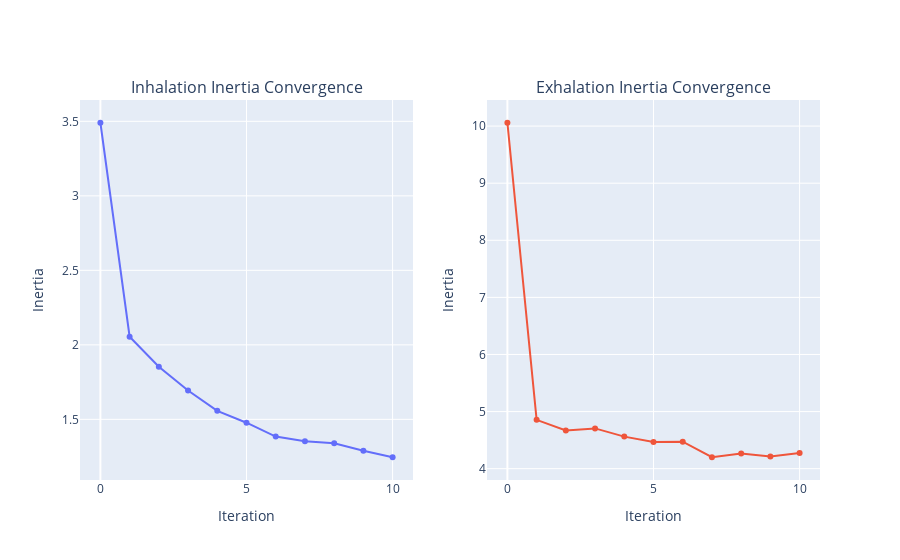

Here is the notebook cell this chart was saved with:
### Code cell
pipe.plot_intertia()

### Figure 1 — Plotly figure (JSON) as saved in the notebook; plotly's stock layout.template omitted (floating-point values rounded to 4 significant figures)
{"data": [{"type": "scatter", "xaxis": "x", "y": [3.49, 2.055, 1.853, 1.694, 1.557, 1.478, 1.385, 1.353, 1.34, 1.29, 1.246], "yaxis": "y"}, {"type": "scatter", "xaxis": "x2", "y": [10.06, 4.855, 4.668, 4.705, 4.562, 4.468, 4.473, 4.2, 4.266, 4.214, 4.276], "yaxis": "y2"}], "layout": {"annotations": [{"font": {"size": 16}, "showarrow": false, "text": "Inhalation Inertia Convergence", "x": 0.225, "xanchor": "center", "xref": "paper", "y": 1, "yanchor": "bottom", "yref": "paper"}, {"font": {"size": 16}, "showarrow": false, "text": "Exhalation Inertia Convergence", "x": 0.775, "xanchor": "center", "xref": "paper", "y": 1, "yanchor": "bottom", "yref": "paper"}], "showlegend": false, "xaxis": {"anchor": "y", "domain": [0, 0.45], "title": {"text": "Iteration"}}, "xaxis2": {"anchor": "y2", "domain": [0.55, 1], "title": {"text": "Iteration"}}, "yaxis": {"anchor": "x", "domain": [0, 1], "title": {"text": "Inertia"}}, "yaxis2": {"anchor": "x2", "domain": [0, 1], "title": {"text": "Inertia"}}}}
